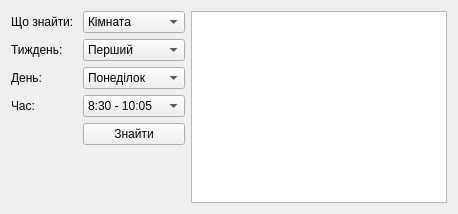
      <widget class="QWidget" name="tab_search">
       <attribute name="title">
        <string>Пошук</string>
       </attribute>
       <layout class="QHBoxLayout" name="horizontalLayout_4">
        <item>
         <layout class="QVBoxLayout" name="verticalLayout_2">
          <item>
           <layout class="QFormLayout" name="formLayout_2">
            <item row="0" column="0">
             <widget class="QLabel" name="label">
              <property name="text">
               <string>Що знайти: </string>
              </property>
             </widget>
            </item>
            <item row="0" column="1">
             <widget class="QComboBox" name="itemsChoice_2">
              <item>
               <property name="text">
                <string>Кімната</string>
               </property>
              </item>
              <item>
               <property name="text">
                <string>Викладач</string>
               </property>
              </item>
             </widget>
            </item>
            <item row="1" column="0">
             <widget class="QLabel" name="label_4">
              <property name="text">
               <string>Тиждень:</string>
              </property>
             </widget>
            </item>
            <item row="1" column="1">
             <widget class="QComboBox" name="itemsChoice_3">
              <item>
               <property name="text">
                <string>Перший</string>
               </property>
              </item>
              <item>
               <property name="text">
                <string>Другий</string>
               </property>
              </item>
             </widget>
            </item>
            <item row="2" column="0">
             <widget class="QLabel" name="label_2">
              <property name="text">
               <string>День:</string>
              </property>
             </widget>
            </item>
            <item row="2" column="1">
             <widget class="QComboBox" name="itemsChoice_4">
              <item>
               <property name="text">
                <string>Понеділок</string>
               </property>
              </item>
              <item>
               <property name="text">
                <string>Вівторок</string>
               </property>
              </item>
              <item>
               <property name="text">
                <string>Середа</string>
               </property>
              </item>
              <item>
               <property name="text">
                <string>Четвер</string>
               </property>
              </item>
              <item>
               <property name="text">
                <string>П'ятниця</string>
               </property>
              </item>
              <item>
               <property name="text">
                <string>Субота</string>
               </property>
              </item>
             </widget>
            </item>
            <item row="3" column="0">
             <widget class="QLabel" name="label_3">
              <property name="text">
               <string>Час:</string>
              </property>
             </widget>
            </item>
            <item row="3" column="1">
             <widget class="QComboBox" name="itemsChoice_5">
              <item>
               <property name="text">
                <string>8:30 - 10:05</string>
               </property>
              </item>
              <item>
               <property name="text">
                <string>10:25 - 12:00</string>
               </property>
              </item>
              <item>
               <property name="text">
                <string>12:20 - 13:55</string>
               </property>
              </item>
              <item>
               <property name="text">
                <string>14:15 - 15:50</string>
               </property>
              </item>
              <item>
               <property name="text">
                <string>16:10 - 17:45</string>
               </property>
              </item>
              <item>
               <property name="text">
                <string>18:05 - 19:40</string>
               </property>
              </item>
             </widget>
            </item>
            <item row="4" column="0">
             <spacer name="horizontalSpacer_3">
              <property name="orientation">
               <enum>Qt::Horizontal</enum>
              </property>
              <property name="sizeType">
               <enum>QSizePolicy::Maximum</enum>
              </property>
              <property name="sizeHint" stdset="0">
               <size>
                <width>40</width>
                <height>20</height>
               </size>
              </property>
             </spacer>
            </item>
            <item row="4" column="1">
             <widget class="QPushButton" name="addButton_2">
              <property name="text">
               <string>Знайти</string>
              </property>
             </widget>
            </item>
           </layout>
          </item>
         </layout>
        </item>
        <item>
         <widget class="QListView" name="listView"/>
        </item>
       </layout>
      </widget>
